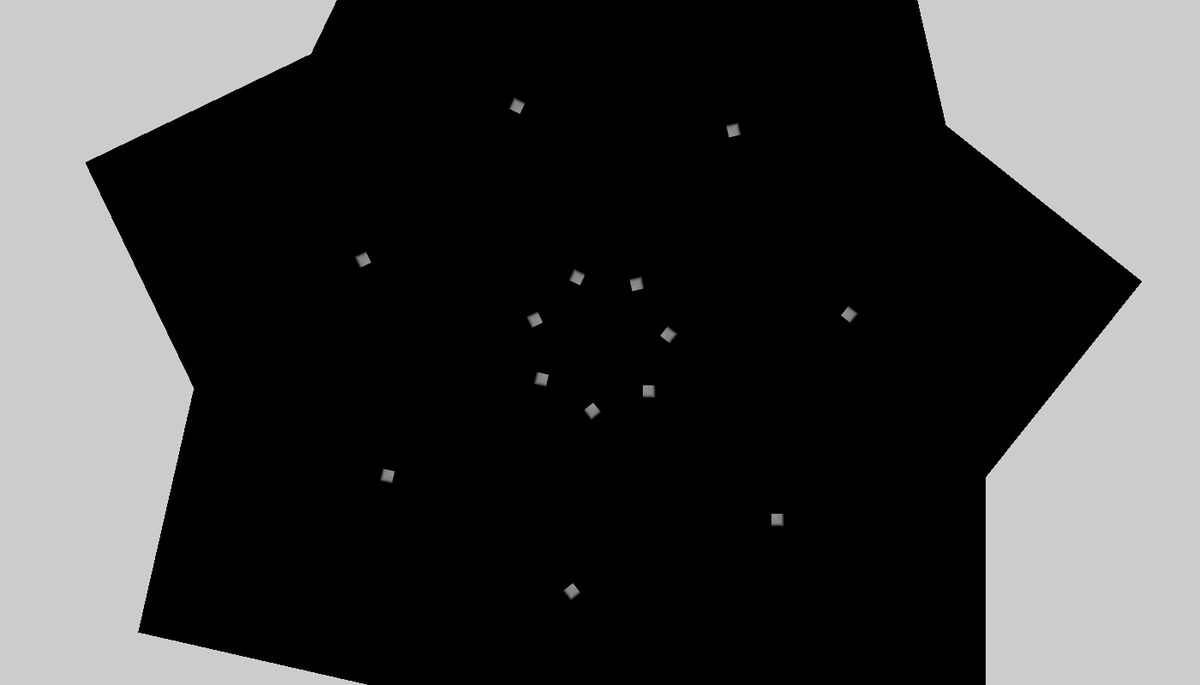
Frame 1 (no input)
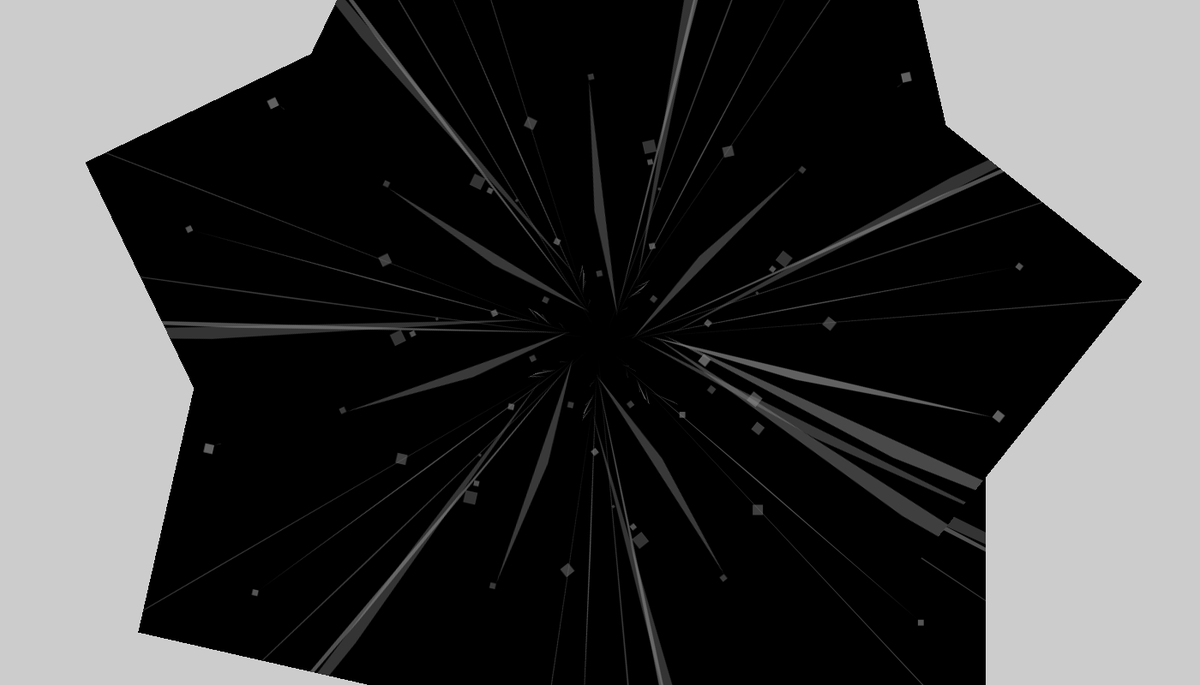
Frame 60 (the mouse pressed at the canvas centre just before this capture)
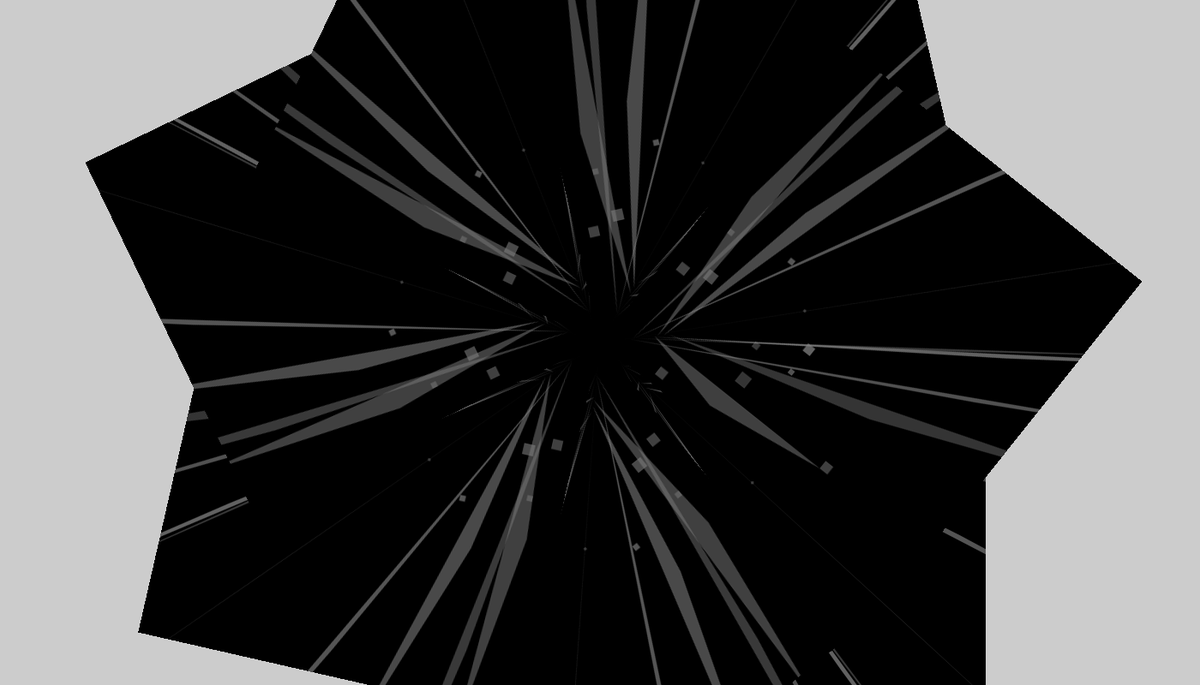
Frame 120 (the mouse held since frame 60 and released just before this capture)

The Processing sketch that drew these frames (run headless with seeded random() and noise(); from frame 60 on, the mouse is pressed at the canvas centre):

// Processing sketch: MoreFun
// ── MoreFun.pde
//NAUR THIS ISNT IT
PGraphics[] pgs = new PGraphics[3];

ArrayList<Ball> balls;

void setup(){
  size(1400,800);
  
  for (int i = 0; i < pgs.length; i++) {
    pgs[i] = createGraphics(450, 450);
  }
  createBalls();
  
}

void createBalls(){
  balls = new ArrayList<Ball>();
  final int ballCount = 10;
  
  for (int i=0; i<ballCount; i++){
    float radius = random(5,30);
    float b = random(120,150);
    int c = color(b, b, b, random(100,200));
    PVector position = new PVector(100, 100);
    PVector velocity = PVector.random2D();
    velocity.setMag(random(4, 10));
    
    balls.add(new Ball(position, velocity, radius, c));
    
  }
}

void drawBalls(PGraphics pg)
{
    pg.beginDraw();
    pg.background(0);
     pg.noStroke(); // Disable stroke (outlines)
    for (Ball b : balls)
      b.display(pg);
    pg.endDraw();
}

void drawBalls1(PGraphics pg1)
{
    pg1.beginDraw();
    pg1.background(0);
     pg1.noStroke(); // Disable stroke (outlines)
    for (Ball b : balls)
      b.display(pg1);
    pg1.endDraw();
}

void drawBalls2(PGraphics pg2)
{
    pg2.beginDraw();
    pg2.background(0);
     pg2.noStroke(); // Disable stroke (outlines)
    for (Ball b : balls)
      b.display(pg2);
    pg2.endDraw();
}

class Ball
{
    PVector position;
    PVector velocity;
    float radius;
    int c;

    Ball(PVector position, PVector velocity, float radius, int c)
    {
        this.position = position;
        this.velocity = velocity;
        this.radius = radius;
        this.c = c;
    }

    void display(PGraphics pg)
    {
        pg.fill(c);
        //pg.ellipse(position.x, position.y, radius*2, radius*2);
        pg.rect(position.x*2, position.y*2, radius/2, radius/2);
        pg.triangle(position.x, position.y, position.x*2, position.y*2, radius*2, radius*2);
        // pg.triangle(position.x, position.y, position.x*2, position.y*2, radius*2, radius*2);
        pg.rect(position.x/2, position.y/2, radius/2, radius/2);
        position.add(velocity);

        if (position.x<radius || position.x>pg.width-radius)
          velocity.x *= -1;
        if (position.y<radius || position.y>pg.height-radius)
          velocity.y *= -1;
    }
    
    void display1(PGraphics pg1)
    {
        pg1.fill(c);
        pg1.ellipse(position.x, position.y, radius*2, radius*2);
        pg1.rect(position.x*2, position.y*2, radius/2, radius/2);
        //pg1.triangle(position.x, position.y, position.x*2, position.y*2, radius*2, radius*2);
        // pg1.triangle(position.x, position.y, position.x*2, position.y*2, radius*2, radius*2);
        pg1.rect(position.x/2, position.y/2, radius/2, radius/2);
        position.add(velocity);

        if (position.x<radius || position.x>pg1.width-radius)
          velocity.x *= -1;
        if (position.y<radius || position.y>pg1.height-radius)
          velocity.y *= -1;
    }
    
    void display2(PGraphics pg2)
    {
        int q = color(random(0,255), random(0,255), random(0,255), random(100,200));  
        pg2.fill(q);
        //pg2.ellipse(position.x, position.y, radius*2, radius*2);
        pg2.rect(position.x*2, position.y*2, radius/2, radius/2);
        pg2.triangle(position.x, position.y, position.x*2, position.y*2, radius*2, radius*2);
        // pg2.triangle(position.x, position.y, position.x*2, position.y*2, radius*2, radius*2);
        pg2.rect(position.x/2, position.y/2, radius/2, radius/2);
        position.add(velocity);

        if (position.x<radius || position.x>pg2.width-radius)
          velocity.x *= -1;
        if (position.y<radius || position.y>pg2.height-radius)
          velocity.y *= -1;
    }    
}

int state = 0;

void drawKaleidoscope(PGraphics pg)
{
    int n = 7;
    for (int i=0; i<n; i++)
    {
        pushMatrix();
        translate(width/2, height/2);
        rotate(2*PI*i/n);
        image(pg, 0, 0);
        popMatrix();
    }
}

void draw()
{
  drawBalls(pgs[state]);
  
  // Display the kaleidoscope effect for the current PGraphics object
  drawKaleidoscope(pgs[state]);
}


void keyPressed() {
  // Increment the state variable to switch between PGraphics objects
  state++;
  if (state >= pgs.length) {
    state = 0; // Reset the state variable when it exceeds the number of PGraphics objects
  }
}
